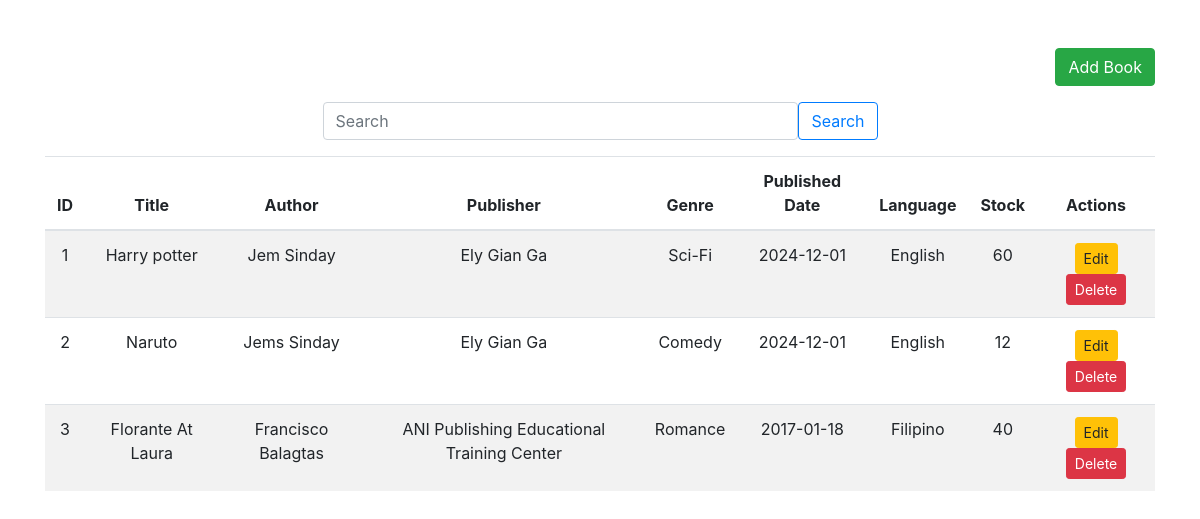
/categories/Books.php, run on the app's committed database.
### tables this page shows
CREATE TABLE `books` (
  `BookID` int(11) NOT NULL,
  `Title` varchar(255) NOT NULL,
  `Author` varchar(255) DEFAULT NULL,
  `Publisher` varchar(255) DEFAULT NULL,
  `Genre` varchar(100) DEFAULT NULL,
  `PublishedDate` date DEFAULT NULL,
  `ISBN` varchar(13) DEFAULT NULL,
  `Language` varchar(50) DEFAULT NULL,
  `Pages` int(11) DEFAULT NULL,
  `Stock` int(11) DEFAULT 0
);

### categories/Books.php (the view, shortened to what this page needs)
<?php
include("../config/conn.php");
$books = $conn->query("SELECT * FROM books");
?>
<!DOCTYPE html>
<html lang="en">
<head>
    <link rel="stylesheet" href="https://stackpath.bootstrapcdn.com/bootstrap/4.5.2/css/bootstrap.min.css">
</head>
<body>
    <div class="container mt-5">
        <div class="d-flex justify-content-end mb-3">
            <button class="btn btn-success" data-toggle="modal" data-target="#addBookModal">Add Book</button>
        </div>
        <div class="d-flex justify-content-center my-3">
            <div class="input-group w-50">
                <input type="search" data-name="books" id="Search" class="form-control rounded" placeholder="Search" aria-label="Search" aria-describedby="search-addon" />
                <button type="button" class="btn btn-outline-primary">Search</button>
            </div>
        </div>
        <table class="table table-striped text-center">
            <thead>
                <tr>
                    <th>ID</th>
                    <th>Title</th>
                    <th>Author</th>
                    <th>Publisher</th>
                    <th>Genre</th>
                    <th>Published Date</th>
                    <th>Language</th>
                    <th>Stock</th>
                    <th>Actions</th>
                </tr>
            </thead>
            <tbody>
                <?php foreach ($books as $book): ?>
                    <tr>
                        <td><?= htmlspecialchars($book['BookID']) ?></td>
                        <td><?= htmlspecialchars($book['Title']) ?></td>
                        <td><?= htmlspecialchars($book['Author']) ?></td>
                        <td><?= htmlspecialchars($book['Publisher']) ?></td>
                        <td><?= htmlspecialchars($book['Genre']) ?></td>
                        <td><?= htmlspecialchars($book['PublishedDate']) ?></td>
                        <td><?= htmlspecialchars($book['Language']) ?></td>
                        <td><?= htmlspecialchars($book['Stock']) ?></td>
                        <td>
                            <button class="btn btn-warning btn-sm edit-btn" data-toggle="modal" data-target="#editBookModal"
                                data-id="<?= htmlspecialchars($book['BookID']) ?>"
                                data-title="<?= htmlspecialchars($book['Title']) ?>"
                                data-author="<?= htmlspecialchars($book['Author']) ?>"
                                data-publisher="<?= htmlspecialchars($book['Publisher']) ?>"
                                data-genre="<?= htmlspecialchars($book['Genre']) ?>"
                                data-published="<?= htmlspecialchars($book['PublishedDate']) ?>"
                                data-language="<?= htmlspecialchars($book['Language']) ?>"
                                data-stock="<?= htmlspecialchars($book['Stock']) ?>">Edit</button>
                            <button class="btn btn-danger btn-sm delete-btn" data-id="<?= htmlspecialchars($book['BookID']) ?>"
                                data-toggle="modal" data-target="#deleteBookModal">Delete</button>
                        </td>
                    </tr>
                <?php endforeach; ?>
            </tbody>
        </table>
    </div>
</body>
</html>

### data on the page
books: BookID "1", Title "Harry potter", Author "Jem Sinday", Publisher "Ely Gian Ga", Genre "Sci-Fi", PublishedDate "2024-12-01", Language "English", Stock "60"
books: BookID "2", Title "Naruto", Author "Jems Sinday", Publisher "Ely Gian Ga", Genre "Comedy", PublishedDate "2024-12-01", Language "English", Stock "12"
books: BookID "3", Title "Florante At Laura", Author "Francisco Balagtas", Publisher "ANI Publishing Educational Training Center", Genre "Romance", PublishedDate "2017-01-18", Language "Filipino", Stock "40"
